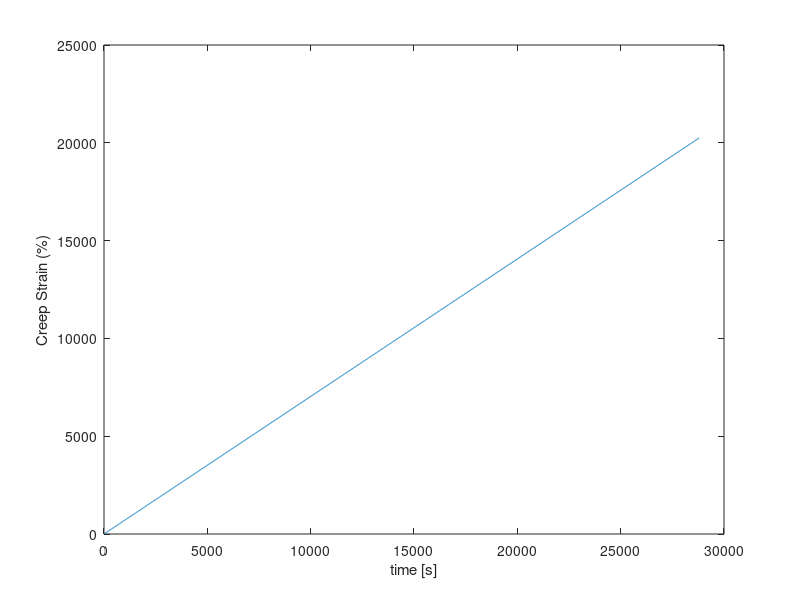

The MATLAB source for this figure:


% Material parameters
sigma_0 = 18.7E6;
A_bar   = 1.0;
Q       = 251E3;
n       = 12.5;
R       = 8.3145;
e_0     = 0.0;

% Temperature and load parameters
T = 873;
sigma = 200E6;


% Time start
t_0       = 0.0;
t_f_hours = 8;
t_f       = t_f_hours*3600;

% Time step
dt = 10;
nt = (t_f - t_0)/dt;

time = zeros( nt+1, 1);
e_c  = zeros( nt+1, 1);
for i=1:nt+1
  time( i) = t_0 + (i-1)*dt;


  exponent     = exp( -Q/(R*T));
  stress_ratio = sigma / sigma_0;

  e_c(  i) = A_bar * exponent * (stress_ratio)^n * time(i);
end

plot( time, e_c*100)
hold on
xlabel( 'time [s]')
ylabel( 'Creep Strain (%)')
